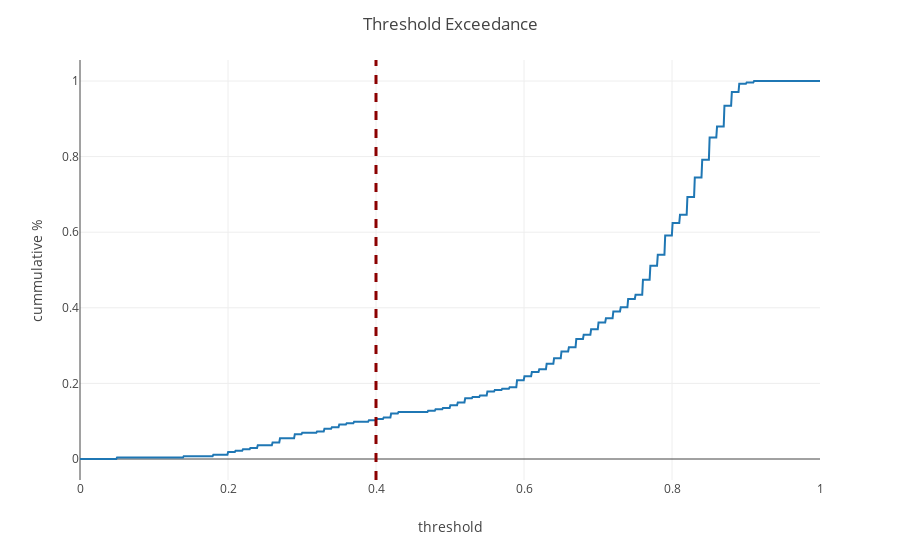

Notebook code for this chart:
### Markdown cell above
# WCST

Remove incomplete data from the dataset. One form inconsistency is extremely low WCST perfomance scores. Since we are not studying subjects with mental defects, it is highly unlikely that an individual subject achieves a very low score for the WCST. The task is a relatively simple, and thus it is natural to assume that exceedling low scores are purely a consequence of negligance or false completing the task as quickly as possible to receive payment. The experiments were conducted on Amazon's Mechanical Turk, thus it is possible that some participants did not fully engage in the operation but rather speedly choose any option to complete the test.

We this ought to set a threshold, marking subjects whom score under which as null and void, disgarding their data from the analysis as it does not capture a try reflection of the individuals cognitive performance.

The same logic may be applied to many other tasks, though is most important for the WCST as this forms the basis under which many other dimensionality reduction techniques are employed.


## Decision Threshold

The decision was taken to remove all participants whom scored under $0.4$ for the WCST task. This is a plausible threshold given the complexity of the task, and removes about $10%$ of the participants.

$$\lambda_{wcst}=0.4$$

### Code cell
# subset dataset ---------*
df = bp.summary_table.copy()
df = df.reset_index()[['participant', 'wcst_accuracy']].drop_duplicates()
df = df.set_index('participant').dropna()

# compute cummulative threshold exceedence ---------*
thresholds = []
percentage_below = []
for thresh in np.linspace(0,1,1000):
    thresholds.append(thresh)
    percentage_below.append((df < thresh).mean()[0])

# create df ---------*
thresholds_df = pd.DataFrame({'thresholds':thresholds, 'percentage_below':percentage_below})
thresholds_df[(thresholds_df.thresholds<0.41) & (thresholds_df.thresholds>0.39)]

# visualize ---------*
fig_theshold = px.line(x=thresholds, y=percentage_below, template='none')
fig_theshold.add_vline(x=0.4, line_width=3, line_dash="dash", line_color="darkred")
fig_theshold.update_layout(title='Threshold Exceedance',  xaxis_title='threshold', yaxis_title='cummulative %')
fig_theshold.show()

### Figure 1 — Plotly figure (JSON) as saved in the notebook; plotly's stock layout.template omitted (floating-point values rounded to 4 significant figures; data arrays with more than 128 entries replaced by an {"elided": "..."} marker saying what was removed)
{"data": [{"hovertemplate": "x=%{x}<br>y=%{y}<extra></extra>", "legendgroup": "", "line": {"color": "#1F77B4", "dash": "solid"}, "marker": {"symbol": "circle"}, "mode": "lines", "name": "", "orientation": "v", "showlegend": false, "type": "scatter", "x": {"elided": "1000 float values"}, "xaxis": "x", "y": {"elided": "1000 float values"}, "yaxis": "y"}], "layout": {"legend": {"tracegroupgap": 0}, "margin": {"t": 60}, "shapes": [{"line": {"color": "darkred", "dash": "dash", "width": 3}, "type": "line", "x0": 0.4, "x1": 0.4, "xref": "x", "y0": 0, "y1": 1, "yref": "y domain"}], "title": {"text": "Threshold Exceedance"}, "xaxis": {"anchor": "y", "domain": [0, 1], "title": {"text": "threshold"}}, "yaxis": {"anchor": "x", "domain": [0, 1], "title": {"text": "cummulative %"}}}}
